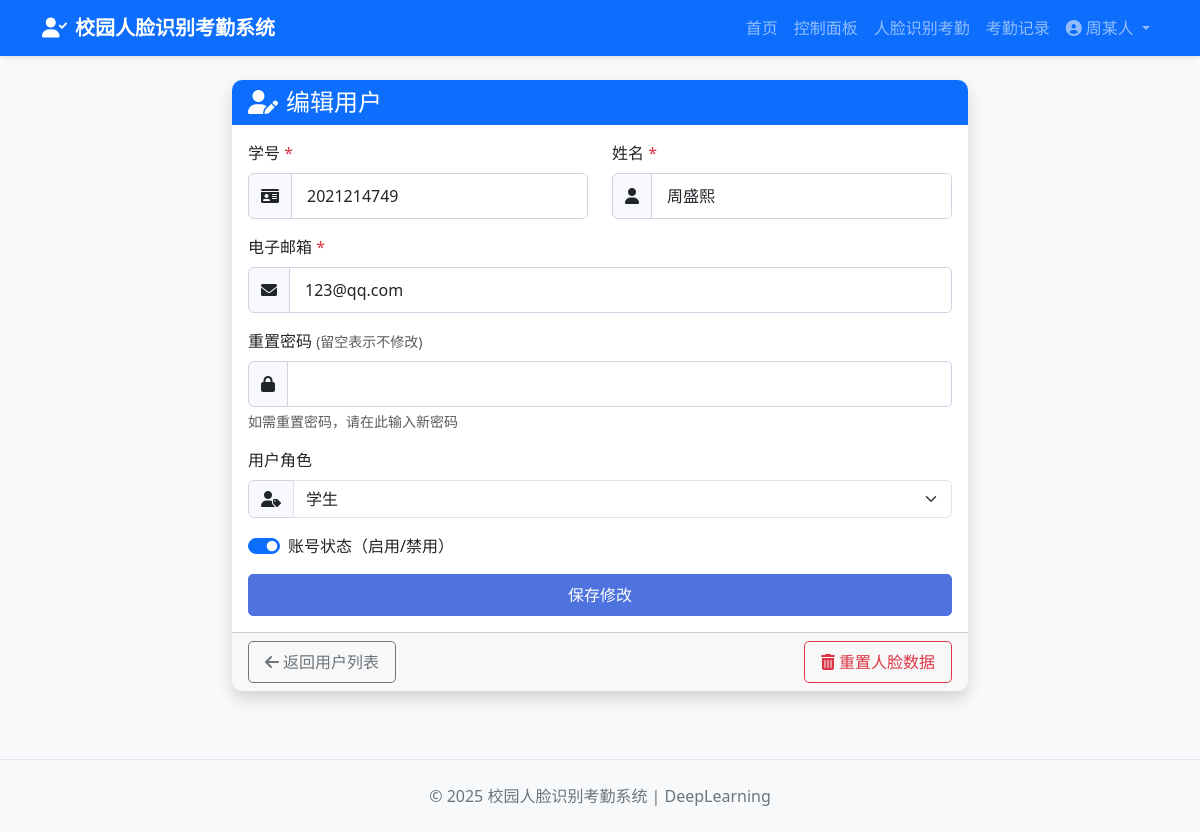
Page /edit-user/2 (signed in) on the committed database.
### tables this page shows
CREATE TABLE users (
        id INTEGER PRIMARY KEY AUTOINCREMENT,
        student_id TEXT UNIQUE NOT NULL,
        name TEXT NOT NULL,
        email TEXT UNIQUE,
        password TEXT NOT NULL,
        registration_date TIMESTAMP DEFAULT CURRENT_TIMESTAMP
    , role TEXT DEFAULT 'student', is_active INTEGER DEFAULT 1);

### app.py (the view, shortened to what this page needs)
@app.route('/edit-user/<int:user_id>', methods=['GET', 'POST'])
def edit_user(user_id):
    if 'user_id' not in session:
        flash('Please login first', 'warning')
        return redirect(url_for('login'))
    user = User.get_user_by_id(user_id)
    if not user:
        flash('User not found', 'danger')
        return redirect(url_for('user_management'))
    face_encodings = FaceEncoding.get_face_encodings_by_user_id(user_id)
    user['has_face_data'] = len(face_encodings) > 0
    return render_template('edit_user.html', user=user)

### database/models.py (called while the page is built)
    @staticmethod
    def get_user_by_id(user_id):
        conn = sqlite3.connect(DB_PATH)
        cursor = conn.cursor()
        cursor.execute('''
        SELECT id, student_id, name, email, registration_date, role, is_active
        FROM users
        WHERE id = ?
        ''', (user_id,))
        user = cursor.fetchone()
        conn.close()
        if user:
            return {
                'id': user[0],
                'student_id': user[1],
                'name': user[2],
                'email': user[3],
                'registration_date': user[4],
                'role': user[5] if len(user) > 5 else 'student',
                'is_active': bool(user[6]) if len(user) > 6 else True
            }
        return None

    @staticmethod
    def get_face_encodings_by_user_id(user_id):
        conn = sqlite3.connect(DB_PATH)
        cursor = conn.cursor()
        cursor.execute('''
        SELECT id, user_id, encoding
        FROM face_encodings
        WHERE user_id = ?
        ''', (user_id,))
        encodings = cursor.fetchall()
        conn.close()
        result = []
        for encoding in encodings:
            face_encoding = pickle.loads(encoding[2])
            result.append({
                'id': encoding[0],
                'user_id': encoding[1],
                'encoding': face_encoding
            })
        return result

### templates/edit_user.html (shortened to what this page needs)
{% extends 'base.html' %}
{% block content %}
<div class="row justify-content-center">
    <div class="col-md-8">
        <div class="card shadow">
            <div class="card-header bg-primary text-white">
                <h4 class="mb-0"><i class="fas fa-user-edit me-2"></i>编辑用户</h4>
            </div>
            <div class="card-body">
                <form method="POST" action="{{ url_for('edit_user', user_id=user.id) }}">
                    <div class="row">
                        <div class="col-md-6 mb-3">
                            <label for="student_id" class="form-label">学号 <span class="text-danger">*</span></label>
                            <div class="input-group">
                                <span class="input-group-text"><i class="fas fa-id-card"></i></span>
                                <input type="text" class="form-control" id="student_id" name="student_id"
                                    value="{{ user.student_id }}" required>
                            </div>
                        </div>
                        <div class="col-md-6 mb-3">
                            <label for="name" class="form-label">姓名 <span class="text-danger">*</span></label>
                            <div class="input-group">
                                <span class="input-group-text"><i class="fas fa-user"></i></span>
                                <input type="text" class="form-control" id="name" name="name" value="{{ user.name }}"
                                    required>
                            </div>
                        </div>
                    </div>
                    <div class="mb-3">
                        <label for="email" class="form-label">电子邮箱 <span class="text-danger">*</span></label>
                        <div class="input-group">
                            <span class="input-group-text"><i class="fas fa-envelope"></i></span>
                            <input type="email" class="form-control" id="email" name="email" value="{{ user.email }}"
                                required>
                        </div>
                    </div>
                    <div class="mb-3">
                        <label for="password" class="form-label">重置密码 <small
                                class="text-muted">(留空表示不修改)</small></label>
                        <div class="input-group">
                            <span class="input-group-text"><i class="fas fa-lock"></i></span>
                            <input type="password" class="form-control" id="password" name="password">
                        </div>
                        <div class="form-text">如需重置密码，请在此输入新密码</div>
                    </div>
                    <div class="mb-3">
                        <label for="role" class="form-label">用户角色</label>
                        <div class="input-group">
                            <span class="input-group-text"><i class="fas fa-user-tag"></i></span>
                            <select class="form-select" id="role" name="role">
                                <option value="student" {% if user.role=='student' %}selected{% endif %}>学生</option>
                            </select>
                        </div>
                    </div>
                    <div class="mb-3">
                        <div class="form-check form-switch">
                            <input class="form-check-input" type="checkbox" id="is_active" name="is_active" {% if
                                user.is_active %}checked{% endif %}>
                            <label class="form-check-label" for="is_active">账号状态（启用/禁用）</label>
                        </div>
                    </div>
                    <div class="d-grid gap-2">
                        <button type="submit" class="btn btn-primary">保存修改</button>
                    </div>
                </form>
            </div>
            <div class="card-footer">
                <div class="row">
                    <div class="col-md-6">
                        <a href="{{ url_for('user_management') }}" class="btn btn-outline-secondary">
                            <i class="fas fa-arrow-left me-1"></i>返回用户列表
                        </a>
                    </div>
                    <div class="col-md-6 text-md-end mt-2 mt-md-0">
                        {% if user.has_face_data %}
                        <button type="button" class="btn btn-outline-danger" data-bs-toggle="modal"
                            data-bs-target="#resetFaceModal">
                            <i class="fas fa-trash-alt me-1"></i>重置人脸数据
                        </button>
                        {% else %}
                        <a href="{{ url_for('face_registration_admin', user_id=user.id) }}"
                            class="btn btn-outline-success">
                            <i class="fas fa-camera me-1"></i>注册人脸数据
                        </a>
                        {% endif %}
                    </div>
                </div>
            </div>
        </div>
    </div>
</div>
{% endblock %}

### static/css/style.css (style rules this page uses)
body { background-color: #f8f9fa; font-family: 'Segoe UI', Tahoma, Geneva, Verdana, sans-serif; }
.card { border: none; border-radius: 10px; overflow: hidden; margin-bottom: 20px; transition: transform 0.3s, box-shadow 0.3s; }
.card-header { font-weight: 600; border-bottom: none; }
.btn { border-radius: 5px; font-weight: 500; padding: 8px 16px; transition: all 0.3s; }
.btn-primary { background-color: #4e73df; border-color: #4e73df; }
.form-control { border-radius: 5px; padding: 10px 15px; border: 1px solid #d1d3e2; }
.input-group-text { background-color: #f8f9fc; border: 1px solid #d1d3e2; }

### rows in the picture
users: student_id "2021214749", name "周盛熙", email "123@qq.com", role "学生", is_active "☑"

### other values in the picture
{{ session.get('name') }} "周某人"
{{ 2025 }} "2025"
